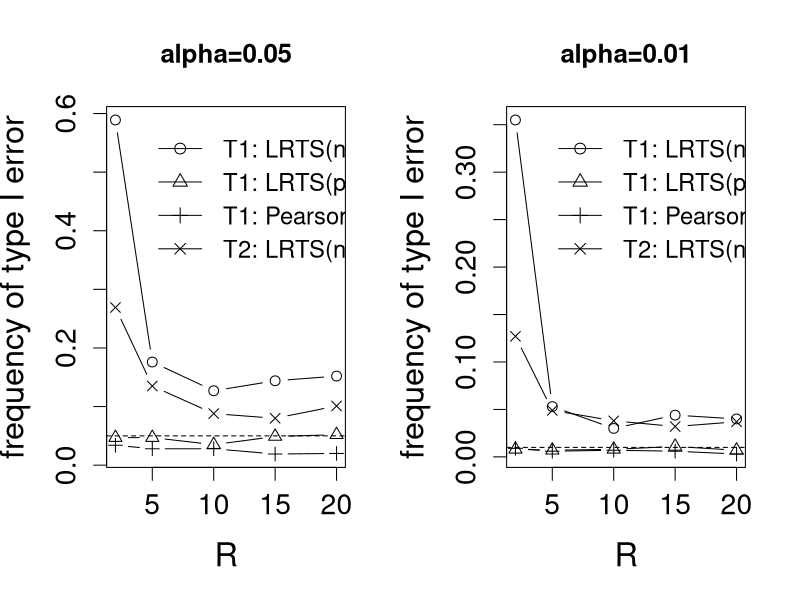
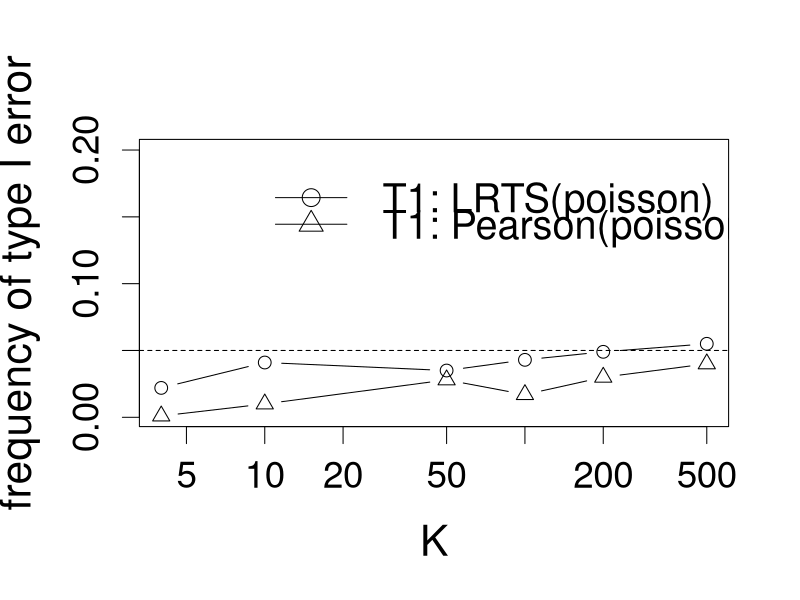
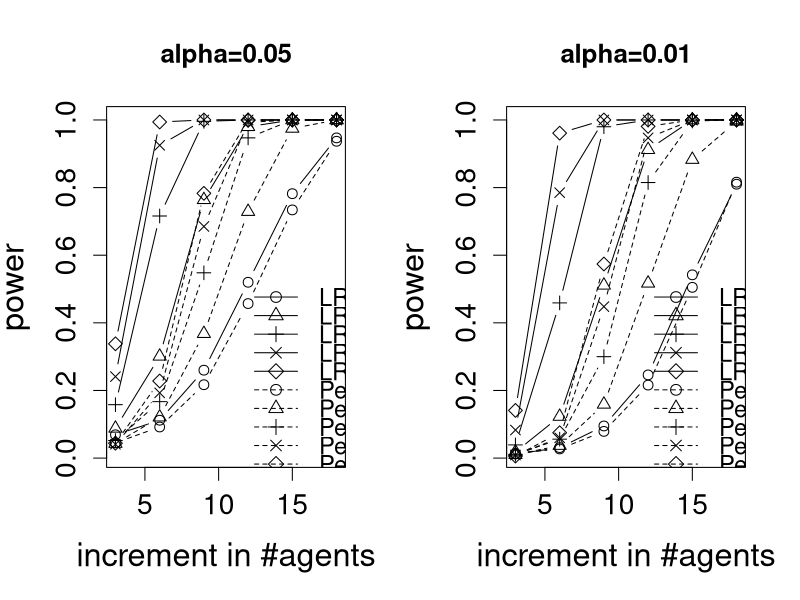
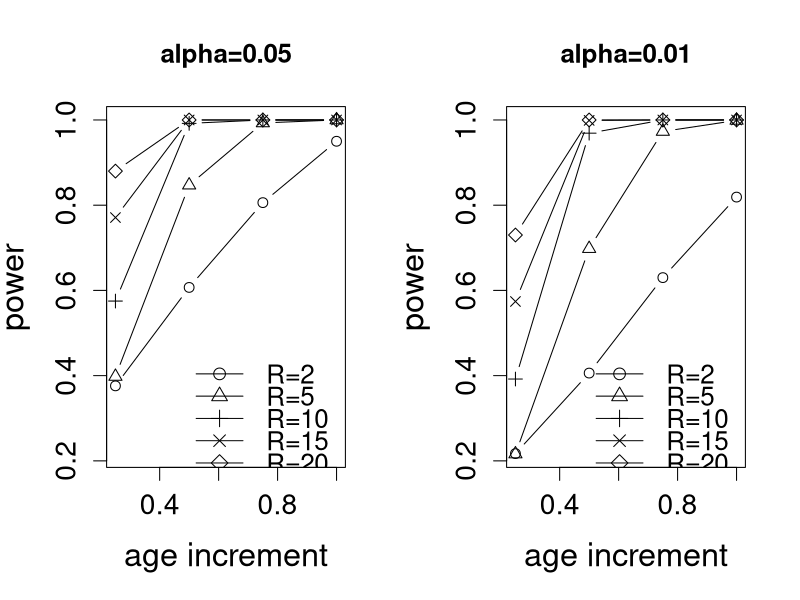

The R script that drew these images, in order:
# Figure 1
postscript(file="error1.ps")
par(mfrow=c(1,2))
data <- read.table("error1data.tab")
max <- max(data[,c(2,4,6,8)], na.rm=TRUE)
min <- min(data[,c(2,4,6,8)], na.rm=TRUE)
par(cex=1.3, cex.lab=1.5, cex.axis=1.3)
plot(data[,1],data[,2], type="b", pch=1, ylim=c(min, max), ylab="frequency of type I error", xlab="R", main="alpha=0.05")
lines(data[,1],data[,4], type="b", pch=2)
lines(data[,1],data[,6], type="b", pch=3)
lines(data[,1],data[,8], type="b", pch=4)
abline(h=0.05,lty=2)
legend(data[nrow(data)-3,1], max, legend="T1: LRTS(normal)",pch=1, bty="n", lty=1, cex=1.1)
legend(data[nrow(data)-3,1], max-(max-min)/10, legend="T1: LRTS(poisson)",pch=2, bty="n", lty=1, cex=1.1)
legend(data[nrow(data)-3,1], max-2*(max-min)/10, legend="T1: Pearson(poisson)",pch=3, bty="n", lty=1, cex=1.1)
legend(data[nrow(data)-3,1], max-3*(max-min)/10, legend="T2: LRTS(normal)",pch=4, bty="n", lty=1, cex=1.1)

data <- read.table("error1data.tab")
max <- max(data[,c(3,5,7, 9)], na.rm=TRUE)
min <- min(data[,c(3,5,7, 9)], na.rm=TRUE)
plot(data[,1],data[,3], type="b", pch=1, ylim=c(min, max), ylab="frequency of type I error", xlab="R", main="alpha=0.01")
lines(data[,1],data[,5], type="b", pch=2)
lines(data[,1],data[,7], type="b", pch=3)
lines(data[,1],data[,9], type="b", pch=4)
abline(h=0.01,lty=2)
legend(data[nrow(data)-3,1], max, legend="T1: LRTS(normal)",pch=1, bty="n", lty=1, cex=1.1)
legend(data[nrow(data)-3,1], max-(max-min)/10, legend="T1: LRTS(poisson)",pch=2, bty="n", lty=1, cex=1.1)
legend(data[nrow(data)-3,1], max-2*(max-min)/10, legend="T1: Pearson(poisson)",pch=3, bty="n", lty=1, cex=1.1)
legend(data[nrow(data)-3,1], max-3*(max-min)/10, legend="T2: LRTS(normal)",pch=4, bty="n", lty=1, cex=1.1)
dev.off()

# Figure 2
postscript(file="error1_k_agents.ps")
#par(mfrow=c(1,2))
par(cex=1.7, cex.lab=1.5, cex.axis=1.3)
data <- read.table("error1data_k.tab")
max<-max(data[,2:3],0.05,0.2)
min <- min(data[,2:3],0.05)
plot(data[,1],data[,2], type="b", pch=1, ylab="frequency of type I error", xlab="K", log="x", ylim=c(min, max))
lines(data[,1],data[,3], type="b", pch=2, log="x")
legend(10,max, legend="T1: LRTS(poisson)", pch=1, bty="n", lty=1, cex=1.4)
legend(10,max-(max-min)/10, legend="T1: Pearson(poisson)", pch=2, bty="n", lty=1, cex=1.4)
abline(h=0.05,lty=2)
#data <- read.table("error1data_agents.tab")
#plot(data[,1],data[,2], type="b", pch=1, ylab="frequency of type I error", xlab="\#agents/K (K=50)")
#abline(h=0.05,lty=2)
dev.off()

R<-c(2,5,10,15,20)

# Figure 3
postscript(file="power_poisson.ps")
par(mfrow=c(1,2))
par(cex=1.3, cex.lab=1.5, cex.axis=1.3)
data <- read.table("power_poisson.tab")
max <- max(data[,2:ncol(data)], na.rm=TRUE)
min <- min(data[,2:ncol(data)], na.rm=TRUE)
plot(data[,1],data[,2], type="b", pch=1, ylab="power", xlab="increment in #agents",
     ylim=c(min,max), main="alpha=0.05")
for (i in 2:5) {
  lines(data[,1],data[,i+1], type="b", pch=i)
}
for (i in 1:5) {
  legend(data[nrow(data)-2,1], min+(11-i)*(max-min)/18, legend=paste("LR (",R[i],")",sep=""),pch=i, bty="n", lty=1, cex=1.1)
}

data2 <- read.table("power_pearson.tab")

for (i in 1:5) {
  lines(data2[,1],data2[,i+1], type="b", pch=i, lty=2)
}
for (i in 1:5) {
  legend(data2[nrow(data)-2,1], min+(6-i)*(max-min)/18, legend=paste("Pe (",R[i],")",sep=""),pch=i, bty="n", lty=2, cex=1.1)
}

plot(data[,1],data[,7], type="b", pch=1, ylab="power", xlab="increment in #agents",
     ylim=c(min,max), main="alpha=0.01")
for (i in 2:5) {
  lines(data[,1],data[,6+i], type="b", pch=i)
}
for (i in 1:5) {
  legend(data[nrow(data)-2,1], min+(11-i)*(max-min)/18, legend=paste("LR (",R[i],")",sep=""),pch=i, bty="n", lty=1, cex=1.1)
}

data2 <- read.table("power_pearson.tab")

for (i in 1:5) {
  lines(data2[,1],data2[,6+i], type="b", pch=i, lty=2)
}
for (i in 1:5) {
  legend(data2[nrow(data)-2,1], min+(6-i)*(max-min)/18, legend=paste("Pe (",R[i],")",sep=""),pch=i, bty="n", lty=2, cex=1.1)
}
dev.off()

# Figure 4
postscript(file="power_normal.ps")
par(mfrow=c(1,2))
par(cex=1.3, cex.lab=1.5, cex.axis=1.3)
data <- read.table("power_normal.tab")
max <- max(data[,2:ncol(data)], na.rm=TRUE)
min <- min(data[,2:ncol(data)], na.rm=TRUE)

plot(data[,1],data[,2], type="b", pch=1, ylab="power", xlab="age increment",
     ylim=c(min,max), main="alpha=0.05")
for (i in 2:5) {
  lines(data[,1],data[,(i+1)], type="b", pch=i)
}
for (i in 1:5) {
  legend(data[nrow(data)-2,1], min+(6-i)*(max-min)/15, legend=paste("R=",R[i],sep=""),
         pch=i, bty="n", lty=1, cex=1.2)
}

plot(data[,1],data[,7], type="b", pch=1, ylab="power", xlab="age increment",
     ylim=c(min,max), main="alpha=0.01")
for (i in 2:5) {
  lines(data[,1],data[,(i+6)], type="b", pch=i)
}
for (i in 1:5) {
  legend(data[nrow(data)-2,1], min+(6-i)*(max-min)/15, legend=paste("R=",R[i],sep=""),
         pch=i, bty="n", lty=1, cex=1.2)
}
dev.off()
